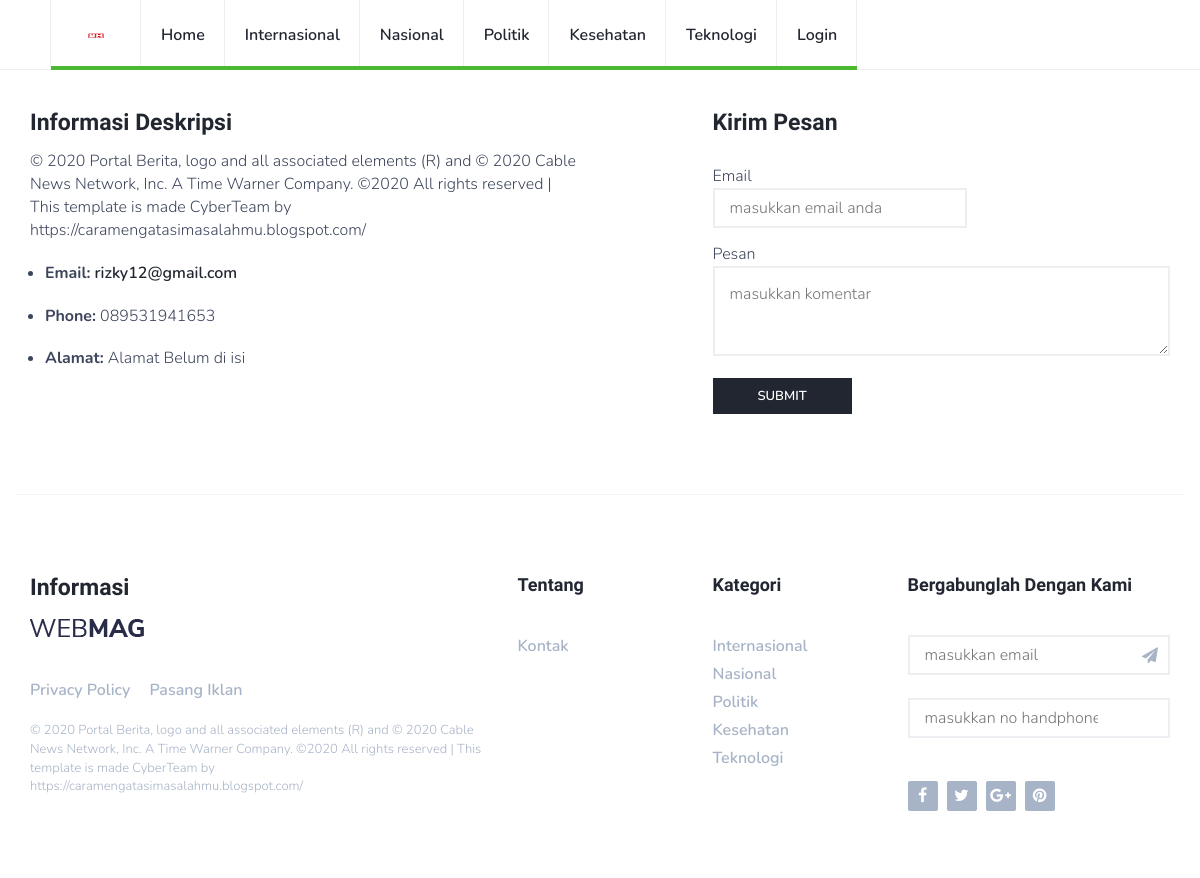
The app's page /index.php/kontak with its own data.
### tables this page shows
CREATE TABLE `konfigurasi` (
  `id` int(11) NOT NULL,
  `judul` varchar(100) NOT NULL,
  `kontak` varchar(13) NOT NULL,
  `deskripsi` varchar(1000) NOT NULL,
  `email` varchar(100) NOT NULL,
  `alamat` varchar(1000) NOT NULL,
  `logo` varchar(100) DEFAULT NULL,
  `expired` int(10) NOT NULL
);

### application/controllers/Kontak.php (called while the page is built, shortened)
<?php
class Kontak extends CI_Controller{
	function __construct(){
		$this->load->helper('tglindo_helper','cleanurl_helper');
		$this->load->model('model_berita');
		$this->load->library('pagination','form_validation');
		$this->load->helper(array('url','html','text'));
	}
	public function index(){
$data['konfigurasi'] = $this->model_berita->konfigurasi();
		$this->load->view('kontak', $data);
	}
}

### index.php (called while the page is built, shortened)
<?php
require_once BASEPATH.'core/CodeIgniter.php';

### application/models/Model_berita.php (called while the page is built, shortened)
<?php if ( ! defined('BASEPATH')) exit('No direct script access allowed');
class Model_berita extends CI_Model {
public function konfigurasi(){
    $query = $this->db->get('konfigurasi');
    return $query->result();
	}
}

### application/views/kontak.php (the view, shortened to what this page needs)
		<?php $this->load->view('template');?>
	<body>
						<header id="header">
			<div id="nav">
				<div id="nav-fixed">
					<div class="container">
<ul class="nav-menu nav navbar-nav">
	<li class="cat-1"><a href="<?php echo base_url('/') ?>" class="logo">
		<?php foreach($konfigurasi as $k) : ?>
		<img src="<?php echo base_url('uploads/'.$k->logo) ?>" width="50px" height="10" alt=""></a>
<?php endforeach; ?>
	</li>
							<li class="cat-1"><?php echo anchor('/', 'Home');?></li>
							<li class="cat-1"><?php echo anchor('berita/internasional', 'Internasional');?>
							</li>
<li class="cat-1"><?php echo anchor('berita/nasional', 'Nasional');?>
							</li>
							<li class="cat-1"><?php echo anchor('berita/politik', 'Politik');?>
							</li>
							<li class="cat-1"><?php echo anchor('berita/kesehatan', 'Kesehatan');?>
							</li>
							<li class="cat-1"><?php echo anchor('berita/teknologi', 'Teknologi');?>
							</li>
      <li class="cat-1"><?php echo anchor('login', 'Login');?></li>
          </ul>
					</div>
				</div>
			</div>
		</header>
		<div class="section">
			<div class="container">
				<div class="row">
					<?php foreach($konfigurasi as $k) : ?>
					<div class="col-md-6">
						<div class="section-row">
							<h3>Informasi Deskripsi</h3>
							<p><?php echo $k->deskripsi;?></p>
							<ul class="list-style">
								<li><p><strong>Email:</strong> <a href="#"><?php echo $k->email;?></a></p></li>
								<li><p><strong>Phone:</strong> <?php echo $k->kontak;?></p></li>
								<li><p><strong>Alamat:</strong> <?php echo $k->alamat;?></p></li>
							</ul>
						</div>
					</div>
					<?php endforeach; ?>
					<div class="col-md-5 col-md-offset-1">
						<div class="section-row">
							<h3>Kirim Pesan</h3>
							<form action="<?php echo base_url(). 'index.php/kontak/kirimpesan'; ?>" method="post" enctype="multipart/form-data">
								<div class="row">
									<div class="col-md-7">
										<div class="form-group">
											<span>Email</span>
											<input class="input" type="email" name="nama_lengkap" placeholder="masukkan email anda" required="">
										</div>
									</div>
									<div class="col-md-12">
										<div class="form-group">
											<span>Pesan</span>
											<textarea class="input" name="isi_komentar"placeholder="masukkan komentar" required=""></textarea>
										</div>
										<button class="primary-button">Submit</button>
									</div>
								</div>
							</form>
						</div>
					</div>
				</div>
			</div>
		</div>
		<?php $this->load->view('footer');?>

### application/views/footer.php (shortened to what this page needs)
<footer id="footer">
			<div class="container">
				<div class="row">
					<div class="col-md-5">
						<h3 class="footer-title">Informasi</h3>
						<div class="footer-widget">
							<div class="footer-logo">
								<a href="index.html" class="logo"><img src="./img/logo.png" alt=""></a>
							</div>
							<ul class="footer-nav">
								<li><a href="http://caramengatasimasalahmu.blogspot.com/">Privacy Policy</a></li>
								<li><a href="https://www.facebook.com/groups/957038434687409">Pasang Iklan</a></li>
							</ul>
							<div class="footer-copyright">
								<span>
<?php foreach($konfigurasi as $k) : ?>
	<?php echo $k->deskripsi;?>
<?php endforeach; ?></span>
							</div>
						</div>
					</div>
					<div class="col-md-4">
						<div class="row">
							<div class="col-md-6">
								<div class="footer-widget">
									<h3 class="footer-title">Tentang</h3>
									<ul class="footer-links">
										<li><?php echo anchor('kontak', 'Kontak');?></li>
									</ul>
								</div>
							</div>
							<div class="col-md-6">
								<div class="footer-widget">
									<h3 class="footer-title">Kategori</h3>
									<ul class="footer-links">
							<li class="cat-1"><?php echo anchor('index.php/berita/internasional', 'Internasional');?>
							</li>
<li class="cat-1"><?php echo anchor('index.php/berita/nasional', 'Nasional');?>
							</li>
							<li class="cat-1"><?php echo anchor('berita/politik', 'Politik');?>
							</li>
							<li class="cat-1"><?php echo anchor('berita/kesehatan', 'Kesehatan');?>
							</li>
<li class="cat-1"><?php echo anchor('berita/teknologi', 'Teknologi');?>
							</li>
									</ul>
								</div>
							</div>
						</div>
					</div>
					<div class="col-md-3">
						<div class="footer-widget">
							<h3 class="footer-title">Bergabunglah dengan Kami</h3>
							<div class="footer-newsletter">
	<form action="<?php echo base_url(). 'index.php/kontak/join'; ?>" method="post" enctype="multipart/form-data">
		<input class="input" type="email" name="username" placeholder="masukkan email" required=""><br/>
		<br>
		<input class="input" type="number" name="handphone" placeholder="masukkan no handphone" required=""><br/>
		<input class="hidden" type="text" name="level" placeholder="masukkan email" value="User"><br/>
		<button type="submit" class="newsletter-btn"><i class="fa fa-paper-plane"></i></button>
	</form>
							</div>
							<ul class="footer-social">
								<li><a href="http://caramengatasimasalahmu.blogspot.com/"><i class="fa fa-facebook"></i></a></li>
								<li><a href="http://caramengatasimasalahmu.blogspot.com/"><i class="fa fa-twitter"></i></a></li>
								<li><a href="http://caramengatasimasalahmu.blogspot.com/"><i class="fa fa-google-plus"></i></a></li>
								<li><a href="http://caramengatasimasalahmu.blogspot.com/"><i class="fa fa-pinterest"></i></a></li>
							</ul>
						</div>
					</div>
				</div>
			</div>
		</footer>
	</body>
	</html>

### assets/css/style.css (style rules this page uses)
body { font-family: 'Nunito', sans-serif; font-size: 16px; font-weight: 300; color: #3d455c; margin: 0; padding: 0; overflow-x: hidden; }
h1, h2, h3, h4, h5, h6 { font-family: 'Nunito Sans', sans-serif; font-weight: 700; color: #212631; margin: 0px 0px 15px; }
h3 { font-size: 23px; }
a { font-weight: 600; color: #212631; text-decoration: none; }
p { margin: 0px 0px 20px; }
ul,ol { margin: 0; padding: 0; list-style: none }
ul.list-style, ol.list-style { padding-left: 15px; margin-bottom: 10px; }
ul.list-style { list-style-type: disc; }
.input { height: 40px; border: 2px solid #eceef2; width: 100%; padding: 0px 15px; -webkit-transition: 0.2s border; transition: 0.2s border; }
textarea.input { height: 90px; padding: 15px; }
.primary-button { padding: 9px 45px; border: none; background-color: #212631; font-weight: 600; text-transform: uppercase; font-size: 13px; color: #fff; -webkit-transition: 0.2s opacity; transition: 0.2s opacity; }
.section { padding-top: 40px; }
.section-row { margin-bottom:40px; }
#nav { height: 70px; }
#nav:after { content: ""; position: fixed; left: 0; right: 0; bottom: 0; top: 0; background-color: rgba(33, 38, 49, 0.5); z-index: 90; opacity: 0; visibility: hidden; -webkit-transition: 0.2s all; transition: 0.2s all; }
#nav-fixed { position: fixed; left: 0; right: 0; top: 0; z-index: 90; background-color: #FFF; -webkit-box-shadow: 0px -1px 0px 0px #eceef2 inset; box-shadow: 0px -1px 0px 0px #eceef2 inset; }
#nav .container { position: relative; }
.nav-menu { margin-left: 20px; }
.nav-menu li a { position: relative; padding: 25px 20px; text-transform: capitalize; -webkit-box-shadow: -1px 0px 0px 0px #eceef2 inset; box-shadow: -1px 0px 0px 0px #eceef2 inset; -webkit-transition: 0.2s color; transition: 0.2s color; }
.nav-menu li:first-child a { border-left: 1px solid #eceef2; }
.nav-menu li a:after { content: ''; position: absolute; left: 0; right: 0; bottom: 0px; width: 100%; height: 4px; -webkit-transition: 0.2s width; transition: 0.2s width; }
.nav-menu li.cat-1 a:after { background-color: #4BB92F; }
#footer { padding-bottom: 40px; margin-top: 40px; }
#footer .container { padding-top: 80px; border-top: 1px solid #F4f4f9; }
.footer-widget { margin-bottom: 40px; }
.footer-widget .footer-title { margin-bottom: 40px; text-transform: capitalize; font-size: 18px; }
.footer-widget a { color: #a7b3c6; -webkit-transition: 0.2s color; transition: 0.2s color; }
.footer-logo { margin-bottom: 40px; }
.footer-nav li { display: inline-block; margin-right: 15px; }
.footer-links li + li { margin-top: 5px; }
.footer-copyright { margin-top: 20px; color: #a7b3c6; font-size: 13px; }
.footer-newsletter form { position: relative; }
.footer-newsletter form > input.input { padding-right: 55px; }
.footer-newsletter form > .newsletter-btn { position: absolute; top: 0; right: 0; height: 40px; line-height: 40px; width: 40px; text-align: center; color: #a7b3c6; background: transparent; border: none; border-radius: 0px 2px 2px 0px; -webkit-transition: 0.2s opacity; transition: 0.2s opacity; }
.footer-social { margin-top: 20px; }
.footer-social li { display: inline-block; margin-right: 5px; }
.footer-social li > a { display: block; width: 30px; height: 30px; line-height: 30px; text-align: center; background-color: #a7b3c6; color: #FFF; border-radius: 2px; -webkit-transition: 0.2s opacity; transition: 0.2s opacity; }

### records on screen
konfigurasi: logo (picture), deskripsi "© 2020 Portal Berita, logo and all associated elements (R) and © 2020 Cable News Network, Inc. A Time Warner Company. ©2020 All rights reserved | This template is made CyberTeam by https://caramengatasimasalahmu.blogspot.com/", email "rizky12@gmail.com", kontak "089531941653", alamat "Alamat Belum di isi"

### other values on screen
anchor('/', 'Home') "Home"
anchor('berita/internasional', 'Internasional') "Internasional"
anchor('berita/nasional', 'Nasional') "Nasional"
anchor('berita/politik', 'Politik') "Politik"
anchor('berita/kesehatan', 'Kesehatan') "Kesehatan"
anchor('berita/teknologi', 'Teknologi') "Teknologi"
anchor('login', 'Login') "Login"
anchor('kontak', 'Kontak') "Kontak"
anchor('index.php/berita/internasional', 'Internasional') "Internasional"
anchor('index.php/berita/nasional', 'Nasional') "Nasional"
